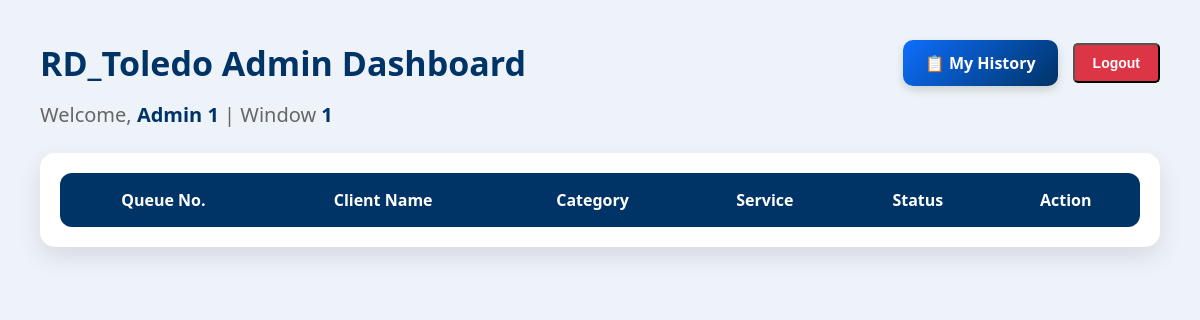
Page /admin/dashboard.php (signed in) on the earlier database version.
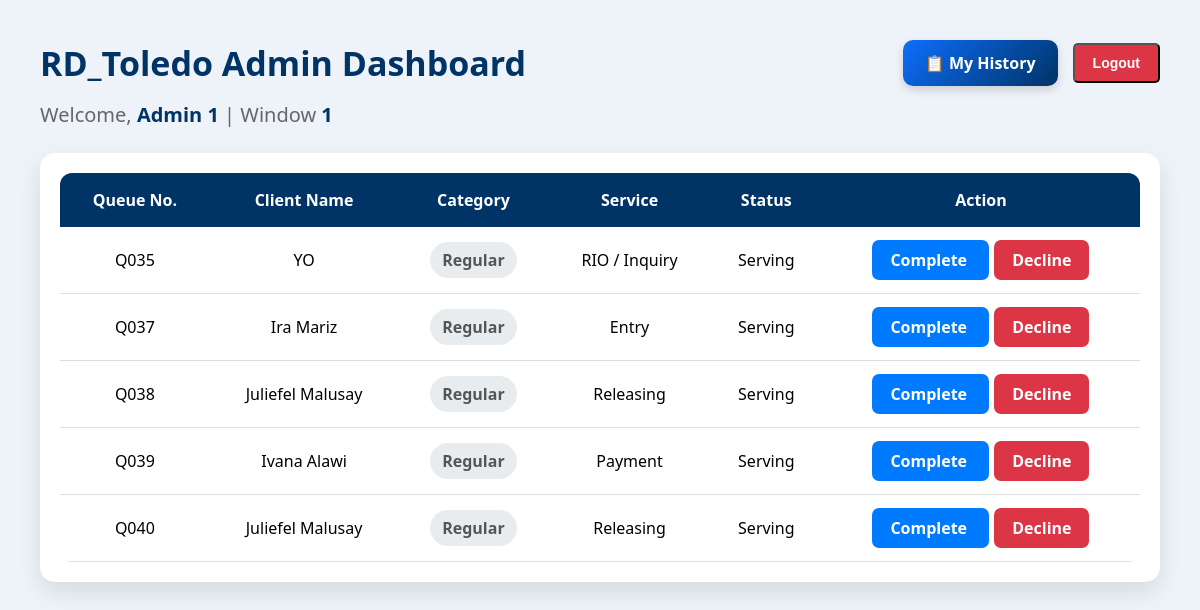
Same page on the later database version.
### tables this page shows
CREATE TABLE `queue` (
  `queue_id` int(11) NOT NULL,
  `queue_number` varchar(20) NOT NULL,
  `client_name` varchar(100) NOT NULL,
  `service_id` int(11) NOT NULL,
  `window_no` int(11) DEFAULT NULL,
  `status` enum('Waiting','Serving','Payment','Completed','Cancelled') DEFAULT 'Waiting',
  `called_at` timestamp NULL DEFAULT NULL,
  `created_at` timestamp NOT NULL DEFAULT current_timestamp(),
  `completed_by` int(11) DEFAULT NULL,
  `completed_at` datetime DEFAULT NULL,
  `senior_citizen` varchar(50) NOT NULL DEFAULT 'No',
  `cancelled_at` datetime DEFAULT NULL
);

CREATE TABLE `services` (
  `service_id` int(11) NOT NULL,
  `service_name` varchar(100) NOT NULL,
  `status` enum('Active','Inactive') DEFAULT 'Active',
  `created_at` timestamp NOT NULL DEFAULT current_timestamp()
);

### admin/dashboard.php (the view, shortened to what this page needs)
<?php
require_once("../includes/db.php");
$window = $_SESSION['window_no'];
$result = mysqli_query($conn, "
SELECT q.*, s.service_name
FROM queue q
JOIN services s ON q.service_id = s.service_id
WHERE q.status='Waiting'
OR (q.status='Serving' AND q.window_no='$window')
ORDER BY q.queue_id ASC
");
?>
<!DOCTYPE html>
<html>
<head>
<link rel="stylesheet" href="../css/logout.css">
</head>
<body>
<div class="header">
<h1>
RD_Toledo Admin Dashboard
</h1>
<div class="top-buttons">
<a href="history.php" class="btn-history">
📋 My History
</a>
<button class="logout" onclick="openLogoutModal()">
Logout
</button>
</div>
</div>
<div class="user-bar">
<div class="user-info">
Welcome,
<strong>
<?= htmlspecialchars($_SESSION['fullname']); ?>
</strong>
|
Window
<strong>
<?= htmlspecialchars($_SESSION['window_no']); ?>
</strong>
</div>
</div>
<div class="card">
<table>
<tr>
<th>Queue No.</th>
<th>Client Name</th>
<th>Category</th>
<th>Service</th>
<th>Status</th>
<th>Action</th>
</tr>
<?php while($row=mysqli_fetch_assoc($result)){ ?>
<tr>
<td>
<?= htmlspecialchars($row['queue_number']); ?>
</td>
<td>
<?= htmlspecialchars($row['client_name']); ?>
</td>
<td>
<?php if($row['senior_citizen']=="Yes"){ ?>
<span class="badge-senior">
Senior Citizen
</span>
<?php }else{ ?>
<span class="badge-regular">
Regular
</span>
<?php } ?>
</td>
<td>
<?= htmlspecialchars($row['service_name']); ?>
</td>
<td>
<?= htmlspecialchars($row['status']); ?>
</td>
<td>
<?php
if(
$row['status']=="Serving" &&
$row['window_no']==$_SESSION['window_no']
)
{
?>
<a
href="complete.php?id=<?= $row['queue_id']; ?>"
class="btn-complete">
Complete
</a>
<a
href="decline.php?id=<?= $row['queue_id']; ?>"
class="btn-decline"
onclick="return confirm('Decline this client?');">
Decline
</a>
<?php } ?>
</td>
</tr>
<?php } ?>
</table>
</div>
</body>
</html>

### css/logout.css (style rules this page uses)
.logout { float: right; background:#dc3545; color:#fff; padding:10px 18px; text-decoration:none; border-radius:5px; font-size:14px; font-weight:600; transition:0.3s; }

### admin/dashboard.php (style rules this page uses)
body { font-family:'Segoe UI', Arial, sans-serif; margin:40px; background:#eef3f9; }
.header { display:flex; justify-content:space-between; align-items:center; margin-bottom:15px; }
.header h1 { color:#003366; font-size:34px; margin:0; }
.top-buttons { display:flex; align-items:center; gap:15px; }
.user-bar { display:flex; justify-content:space-between; align-items:center; margin-bottom:25px; }
.user-info { color:#666; font-size:20px; }
.user-info strong { color:#003366; }
.btn-history { background:linear-gradient(135deg,#0d6efd,#003366); color:white; padding:12px 22px; border-radius:10px; text-decoration:none; font-weight:bold; box-shadow:0 4px 10px rgba(0,0,0,.15); transition:.3s; }
.card { background:white; padding:20px; border-radius:15px; box-shadow:0 10px 25px rgba(0,0,0,.1); }
table { width:100%; border-collapse:separate; border-spacing:0; border-radius:12px; overflow:hidden; }
th { background:#003366; color:white; padding:16px; }
td { padding:15px; text-align:center; border-bottom:1px solid #ddd; }
.btn-complete { background:#007bff; color:white; padding:9px 18px; text-decoration:none; border-radius:7px; margin-right:5px; font-weight:bold; }
.btn-decline { background:#dc3545; color:white; padding:9px 18px; text-decoration:none; border-radius:7px; font-weight:bold; }
.badge-regular { background:#e9ecef; color:#555; padding:7px 12px; border-radius:20px; font-weight:bold; display:inline-block; }

Differences in the rows shown:
added queue: queue_number "Q035", client_name "YO", senior_citizen "Regular", service.service_name "RIO / Inquiry", status "Serving"
added queue: queue_number "Q037", client_name "Ira Mariz", senior_citizen "Regular", service.service_name "Entry", status "Serving"
added queue: queue_number "Q038", client_name "Juliefel Malusay", senior_citizen "Regular", service.service_name "Releasing", status "Serving"
added queue: queue_number "Q039", client_name "Ivana Alawi", senior_citizen "Regular", service.service_name "Payment", status "Serving"
added queue: queue_number "Q040", client_name "Juliefel Malusay", senior_citizen "Regular", service.service_name "Releasing", status "Serving"
